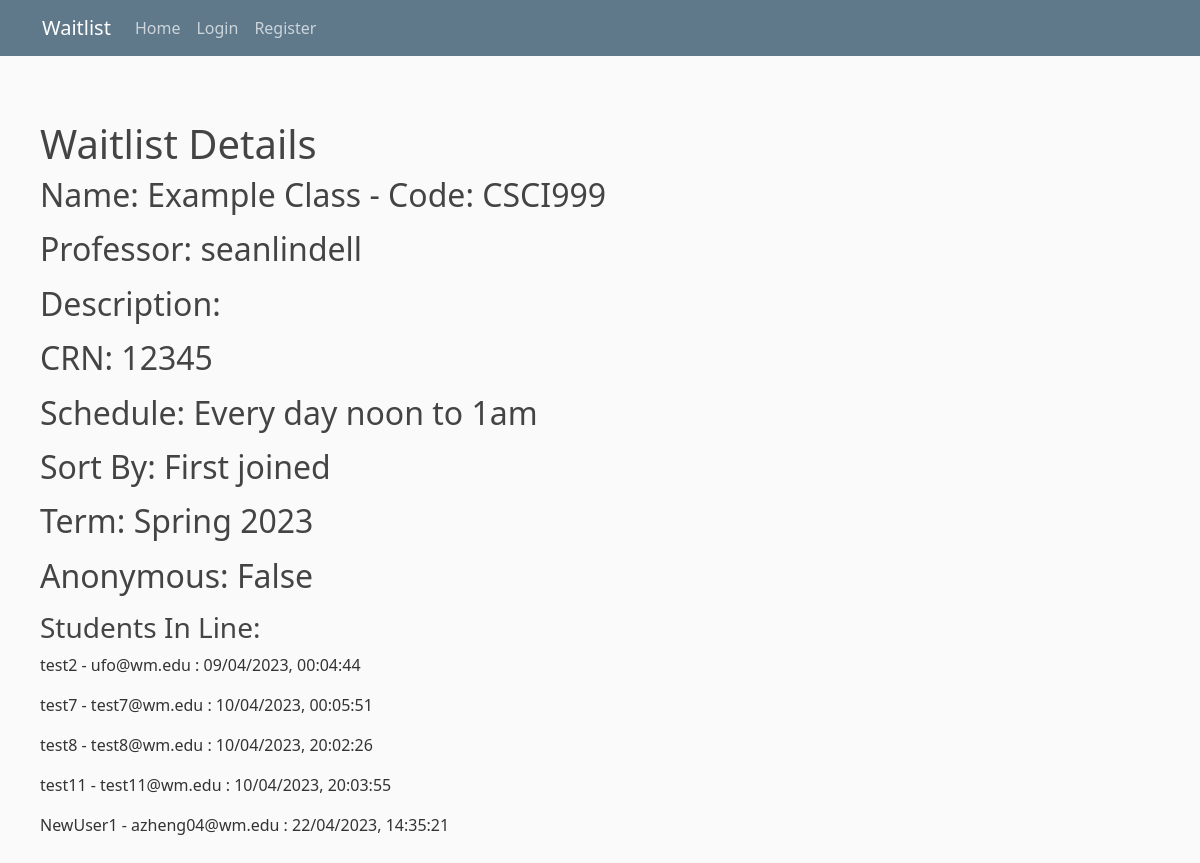
/studenthome/1/detail/, run on the app's committed database.
### studentview/models.py (models this page shows)
class ClassWaitlist(models.Model):
    className = models.CharField(max_length=200, name="className", verbose_name='Class Name')
    classDescription = models.TextField(verbose_name='Description', default=' ')
    classCode = models.CharField(max_length=200, verbose_name='Class Code')
    crn = models.IntegerField(default=0, verbose_name='CRN')
    schedule = models.CharField(max_length=200, verbose_name='Schedule')
    sortType = models.CharField(max_length=200, verbose_name='Sort Type')
    term = models.CharField(max_length=200, verbose_name='Term')
    professor = models.ForeignKey(User, on_delete=models.CASCADE)
    date_added = models.DateTimeField("date published")
    closed = models.BooleanField(default=False)  # Add this line
    anonymous_waitlist = models.BooleanField(default=False, verbose_name='Anonymous Waitlist')
    def __str__(self):
        return self.className

class StudentTicket(models.Model):
    class_waitlist = models.ForeignKey(ClassWaitlist, on_delete=models.CASCADE)
    date_joined = models.DateTimeField("date joined")
    student = models.ForeignKey(User, on_delete=models.CASCADE)
    position = models.IntegerField(default=0)  # Add this line
    waitlist_status = models.CharField(max_length=1, default="p" ) #a = accept r = reject p = pending
    def __str__(self):
        return str(self.student) + " - " + str(self.student.email) + ' : ' + str(self.date_joined.strftime("%d/%m/%Y, %H:%M:%S"))

### studentview/views.py (the view)
# urls.py: path("<int:pk>/detail/", views.DetailView.as_view(), name='detail'),
class DetailView(generic.DetailView):
    model = ClassWaitlist
    template_name = 'studentview/detail.html'
    def get_context_data(self, **kwargs):
        print(kwargs)
        context = super().get_context_data(**kwargs)
        context['isProfessor'] = self.request.user.groups.filter(name='Professor').exists()
        context['ownsClass'] = self.request.user.id == kwargs['object'].professor.pk
        context['anonymous_waitlist'] = kwargs['object'].anonymous_waitlist
        return context

### studentview/templates/studentview/detail.html (shortened to what this page needs)
{% extends "studentview/base.html" %}
{% block content %}
<div style="padding:40px">
        <h1>Waitlist Details</h1>
        <legend> <h2> Name: {{ classwaitlist.className }}  - Code: {{ classwaitlist.classCode}} </h2> </legend>
        <legend> <h2> Professor: {{ classwaitlist.professor }} </h2> </legend>
        <legend> <h2> Description: {{ classwaitlist.classDescription }} </h2> </legend>
        <legend> <h2> CRN: {{ classwaitlist.crn }} </h2> </legend>
        <legend> <h2> Schedule: {{ classwaitlist.schedule }} </h2> </legend>
        <legend> <h2> Sort By: {{ classwaitlist.sortType }} </h2> </legend>
        <legend> <h2> Term: {{ classwaitlist.term }} </h2> </legend>
        <legend> <h2> Anonymous: {{ classwaitlist.anonymous_waitlist }} </h2> </legend>
        <h3 style="margin-top:20px"> Students In Line: </h3>
        {% for studentticket in classwaitlist.studentticket_set.all|dictsort:"position" %}
            <p>
                {% if classwaitlist.anonymous_waitlist and not isProfessor and studentticket.student != user %}
                    Anonymous Student
                {% else %}
                    {{ studentticket }}
                {% endif %}
            </p>
        {% endfor %}
</div>
{% endblock content %}

### studentview/static/studentview/main.css (style rules this page uses)
body { background: #fafafa; color: #333333; margin-top: 5rem; }
h1, h2, h3, h4, h5, h6 { color: #444444; }

### data on the page
ClassWaitlist: className "Example Class", classCode "CSCI999", professor "seanlindell", crn "12345", schedule "Every day noon to 1am", sortType "First joined", term "Spring 2023", anonymous_waitlist "False"
StudentTicket: student+date_joined "test2 - ufo@wm.edu : 09/04/2023, 00:04:44"
StudentTicket: student+date_joined "test7 - test7@wm.edu : 10/04/2023, 00:05:51"
StudentTicket: student+date_joined "test8 - test8@wm.edu : 10/04/2023, 20:02:26"
StudentTicket: student+date_joined "test11 - test11@wm.edu : 10/04/2023, 20:03:55"
StudentTicket: student+date_joined "NewUser1 - azheng04@wm.edu : 22/04/2023, 14:35:21"
